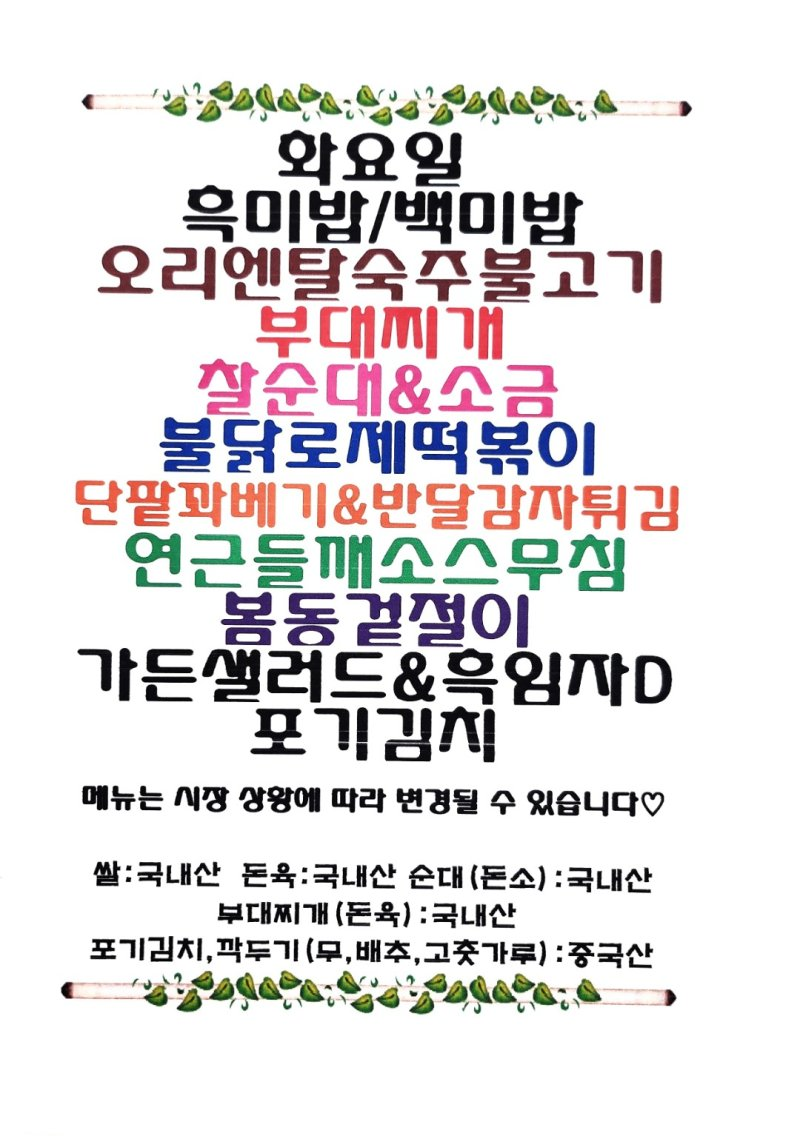
#> input picture round_05_menu_archive/99_test/test03_opencv/food1.jpeg, 800 x 1136 px
$ python test.py
#> lines starting #> are read from the running program, lines starting #| are printed output that depends on the picture; after the words box and inside, x2 and y2 are one past the last pixel; in counts of white or black regions, pixels touching at a corner belong together
import cv2
import pytesseract
import numpy as np

image_path = 'food1.jpeg'
LANG = 'kor_best'

# 이미지 파일 로드
image_can = cv2.imread(image_path)
#> image_can is the input picture: shape (1136, 800, 3); mean B, G, R 223.9, 223.4, 226.4


#color -> grayscale
def gray_scale(image):
    result = cv2.cvtColor(image, cv2.COLOR_BGR2GRAY)
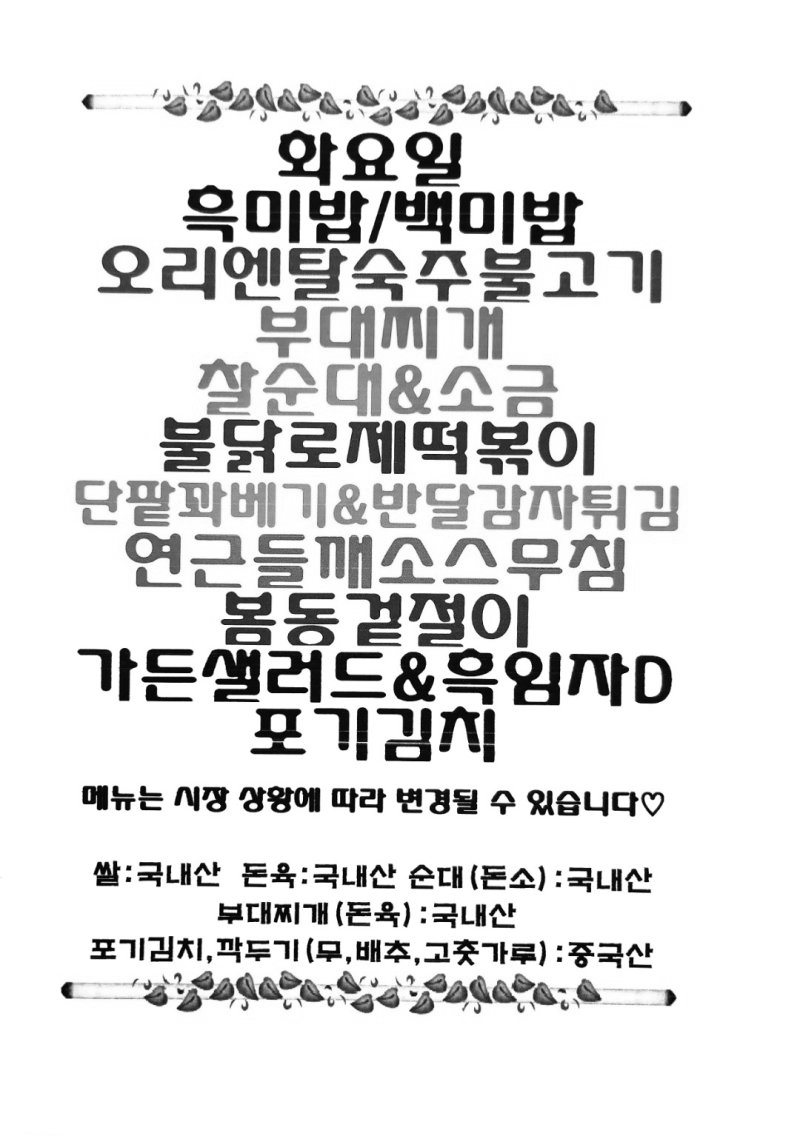
#> result: shape (1136, 800); min 0, max 255, mean 224.3
    return result

#grayscale -> binary
def image_threshold(image):
    result = cv2.threshold(image,0,255, cv2.THRESH_BINARY + cv2.THRESH_OTSU)[1]
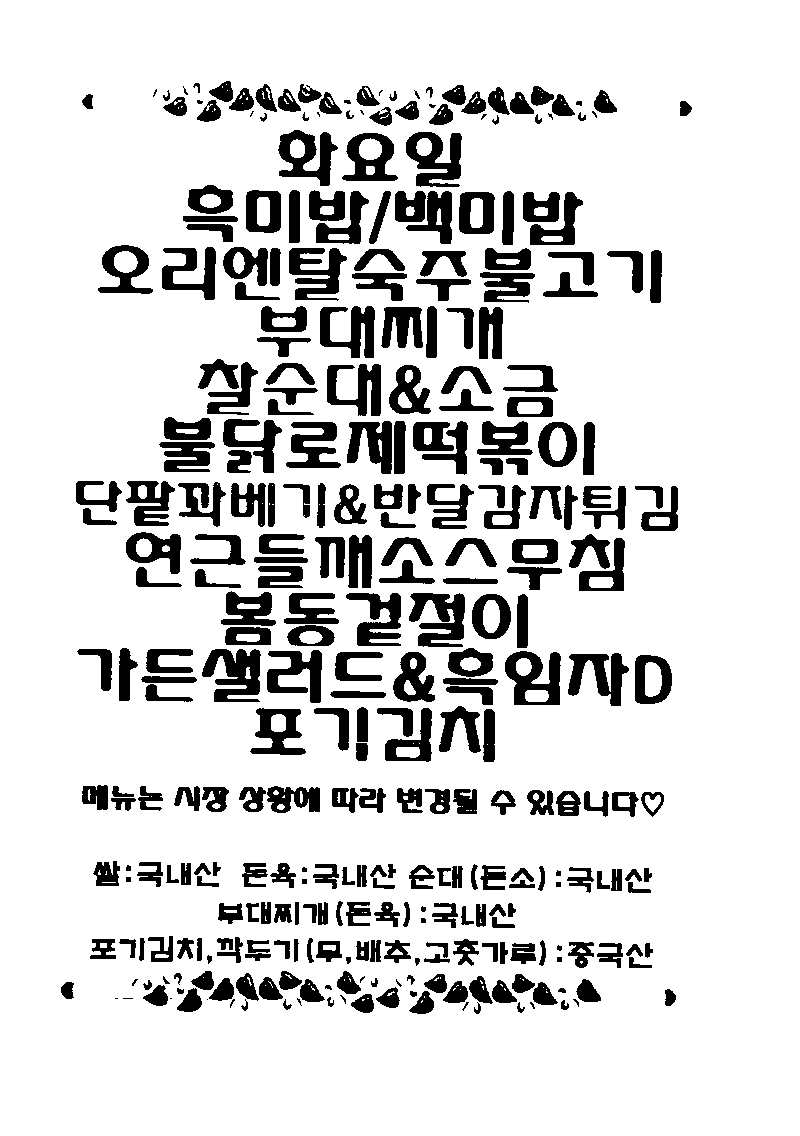
#> result: shape (1136, 800); 84.5% white; 336 black regions (24 under 20 px), largest, box (x1, y1, x2, y2) and area: (202, 649, 261, 702) 1968, (409, 593, 465, 647) 1888, (406, 132, 462, 187) 1808
    return result


image_can_gray = gray_scale(image_can)
image_can_binary = image_threshold(image_can_gray)

# dst = image_can_binary[0:1200, 0:800].copy()

image_result = image_can_binary


# 전처리된 이미지를 파일로 저장합니다.
cv2.imwrite('test.jpeg', image_result)

# 이미지에서 텍스트 추출
# custom_config = r'--psm 4'

custom_config = '-l kor --oem 3 --psm 6'
#> (the run stopped early here; a loop or call above may not have finished)

$ run again, with round_05_menu_archive/99_test/test03_opencv/testImg.png saved as round_05_menu_archive/99_test/test03_opencv/food1.jpeg
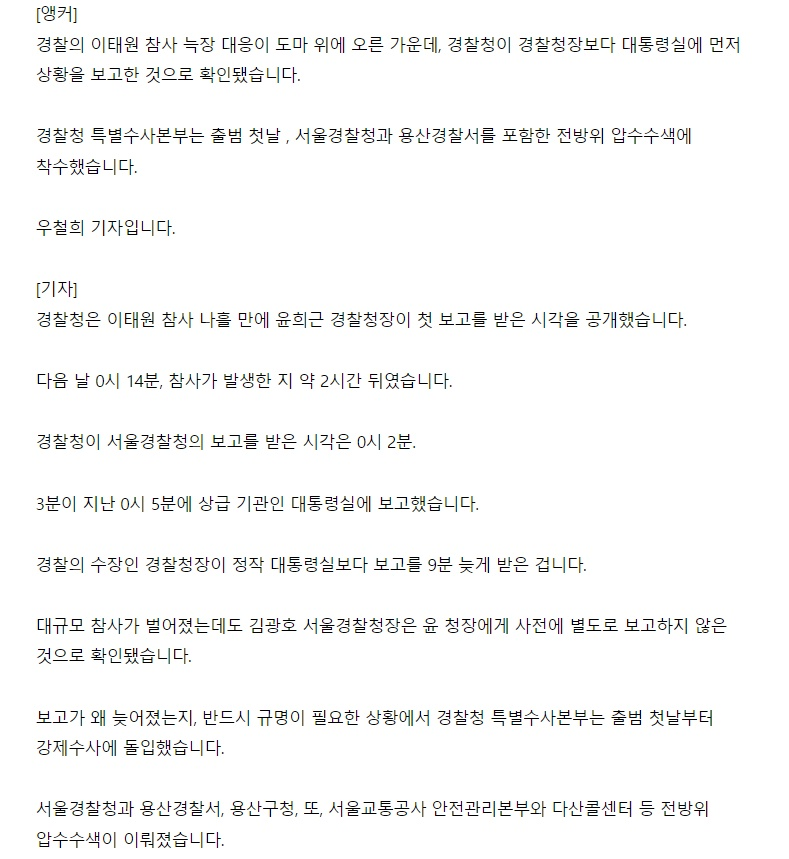
#> input picture round_05_menu_archive/99_test/test03_opencv/testImg.png, 789 x 859 px
#> image_can is the input picture: shape (859, 789, 3); mean B, G, R 246.9, 247.2, 247.1
#> in image_threshold, `result = cv2.threshold(image,0,255, cv2.THRESH_BINARY + cv2.THRESH_OTS..`:
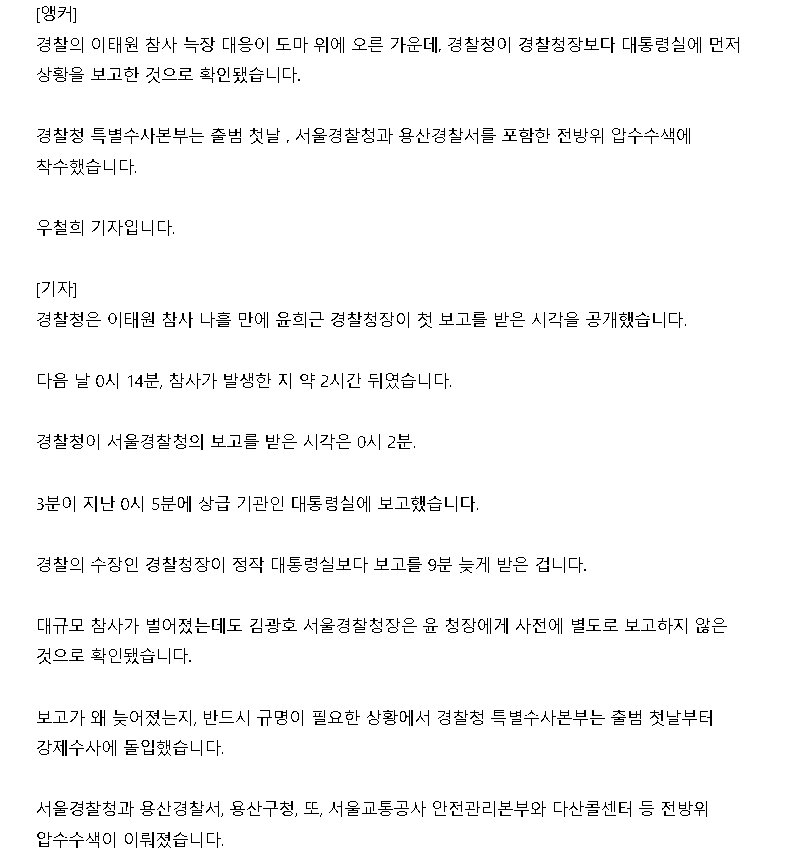
#> result: shape (859, 789); 96.7% white; black in thin lines or dots, all inside (x1, y1, x2, y2) = (37, 6, 739, 848)
